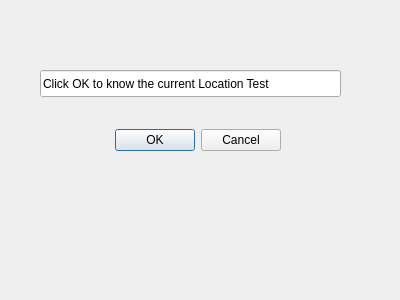
<?xml version="1.0" encoding="UTF-8"?>
<ui version="4.0">
 <class>CurrentLocationTestDialogBase</class>
 <widget class="QDialog" name="CurrentLocationTestDialogBase">
  <property name="geometry">
   <rect>
    <x>0</x>
    <y>0</y>
    <width>400</width>
    <height>300</height>
   </rect>
  </property>
  <property name="windowTitle">
   <string>Current Location Test</string>
  </property>
  <widget class="QDialogButtonBox" name="button_box">
   <property name="geometry">
    <rect>
     <x>100</x>
     <y>120</y>
     <width>181</width>
     <height>41</height>
    </rect>
   </property>
   <property name="orientation">
    <enum>Qt::Horizontal</enum>
   </property>
   <property name="standardButtons">
    <set>QDialogButtonBox::Cancel|QDialogButtonBox::Ok</set>
   </property>
  </widget>
  <widget class="QLineEdit" name="lineEdit">
   <property name="geometry">
    <rect>
     <x>40</x>
     <y>70</y>
     <width>301</width>
     <height>27</height>
    </rect>
   </property>
   <property name="text">
    <string>Click OK to know the current Location Test</string>
   </property>
  </widget>
 </widget>
 <resources/>
 <connections>
  <connection>
   <sender>button_box</sender>
   <signal>accepted()</signal>
   <receiver>CurrentLocationTestDialogBase</receiver>
   <slot>accept()</slot>
   <hints>
    <hint type="sourcelabel">
     <x>20</x>
     <y>20</y>
    </hint>
    <hint type="destinationlabel">
     <x>20</x>
     <y>20</y>
    </hint>
   </hints>
  </connection>
  <connection>
   <sender>button_box</sender>
   <signal>rejected()</signal>
   <receiver>CurrentLocationTestDialogBase</receiver>
   <slot>reject()</slot>
   <hints>
    <hint type="sourcelabel">
     <x>20</x>
     <y>20</y>
    </hint>
    <hint type="destinationlabel">
     <x>20</x>
     <y>20</y>
    </hint>
   </hints>
  </connection>
 </connections>
</ui>
